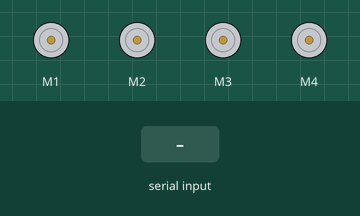
Simulated run of this sketch. Board: Arduino Uno, built with avr-gcc and run on an emulated ATmega328P. Parts: 4 × DC motor (green arrow = forward, orange = backward, longer = faster). The test bench sets the inputs (shaded band).

Above: at 1.2 s.
1.3 s: "F" received over Serial
At 1.6 s:
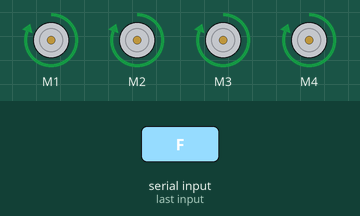
2.8 s: "B" received over Serial
At 4.0 s:
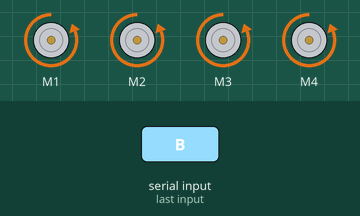
4.3 s: "L" received over Serial
At 5.1 s:
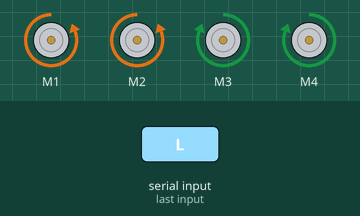
5.8 s: "R" received over Serial
At 6.3 s:
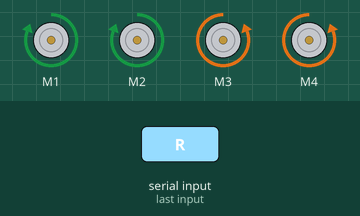
7.3 s: "1" received over Serial
At 8.6 s:
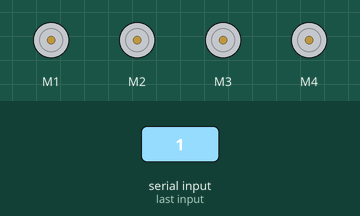
Timing chart, 0 to 9.8 s (numbered marks = the images above; inputs shaded):
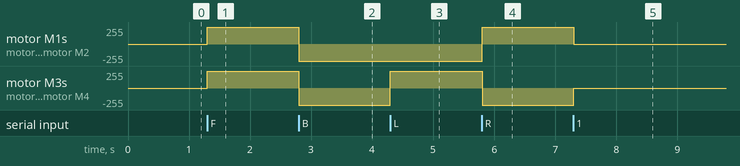

The sketch:

BLUETOOTH_CAR.ino
```cpp
#include <SoftwareSerial.h>

//Arduino Bluetooth Controlled Car//
//// Before uploading the code you have to install the necessary library//
//AFMotor Library https://learn.adafruit.com/adafruit-motor-shield/library-install //
#include <AFMotor.h>

// Initialize motors on ports 1 to 4
AF_DCMotor motor1(1);
AF_DCMotor motor2(2);
AF_DCMotor motor3(3);
AF_DCMotor motor4(4);

char command;

void setup() {
  Serial.begin(9600); // Set baud rate to match Bluetooth module
}

void loop() {
  if (Serial.available() > 0) {
    command = Serial.read();
    Stop(); // Start with motors stopped

    switch (command) {
      case 'F':
        forward();
        break;
      case 'B':
        back();
        break;
      case 'L':
        left();
        break;
      case 'R':
        right();
        break;
    }
  }
}

void forward() {
  motor1.setSpeed(255); motor1.run(FORWARD);
  motor2.setSpeed(255); motor2.run(FORWARD);
  motor3.setSpeed(255); motor3.run(FORWARD);
  motor4.setSpeed(255); motor4.run(FORWARD);
}

void back() {
  motor1.setSpeed(255); motor1.run(BACKWARD);
  motor2.setSpeed(255); motor2.run(BACKWARD);
  motor3.setSpeed(255); motor3.run(BACKWARD);
  motor4.setSpeed(255);
  motor4.run(BACKWARD);
}

void left() {
  motor1.setSpeed(255); motor1.run(BACKWARD);
  motor2.setSpeed(255); motor2.run(BACKWARD);
  motor3.setSpeed(255); motor3.run(FORWARD);
  motor4.setSpeed(255); motor4.run(FORWARD);
}

void right() {
  motor1.setSpeed(255); motor1.run(FORWARD);
  motor2.setSpeed(255); motor2.run(FORWARD);
  motor3.setSpeed(255); motor3.run(BACKWARD);
  motor4.setSpeed(255); motor4.run(BACKWARD);
}

void Stop() {
  motor1.run(RELEASE);
  motor2.run(RELEASE);
  motor3.run(RELEASE);
  motor4.run(RELEASE);
}
```

Measured:
- after the input at 1.3 s, motor M1–4: stopped → forward 255/255 at once
- after the input at 2.8 s, motor M1–4: forward 255/255 → backward 255/255 at once
- after the input at 4.3 s, motor M3, motor M4: backward 255/255 → forward 255/255 at once
- after the input at 5.8 s, motor M1, motor M2: backward 255/255 → forward 255/255 at once; motor M3, motor M4: forward 255/255 → backward 255/255 at once
- after the input at 7.3 s, motor M1, motor M2: forward 255/255 → stopped at once; motor M3, motor M4: backward 255/255 → stopped at once
